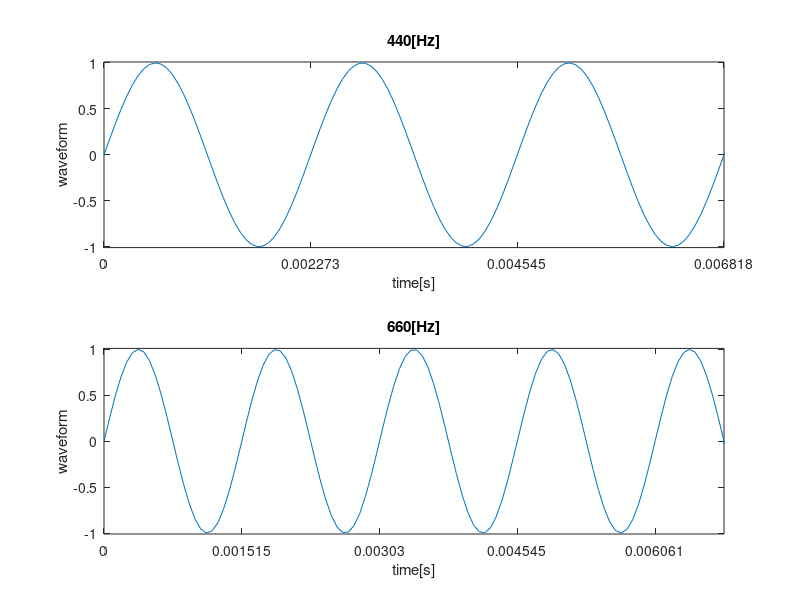

Write MATLAB code to recreate this figure.
clear all;
clc;
Fs = 16000; % 
f1 = 440;   % [Hz]
f2 = 660;   % [Hz]

t1 = [0:(Fs-1)] /Fs;
y1 = sin(2*pi*f1*t1);

t2 = [0:(Fs-1)] /Fs;
y2 = sin(2*pi*f2*t2);

sound(y1,Fs);
pause(3)
sound(y2,Fs);

figure;
subplot(2,1,1)
plot(t1,y1);
xticks(0:1/f1:1);
title('440[Hz]');
xlabel('time[s]');
ylabel('waveform');
axis([0 3/f1 -1.01 1.01])

subplot(2,1,2)
plot(t2,y2);
xticks(0:1/f2:1);
title('660[Hz]');
xlabel('time[s]');
ylabel('waveform');
axis([0 3/f1 -1.01 1.01])
